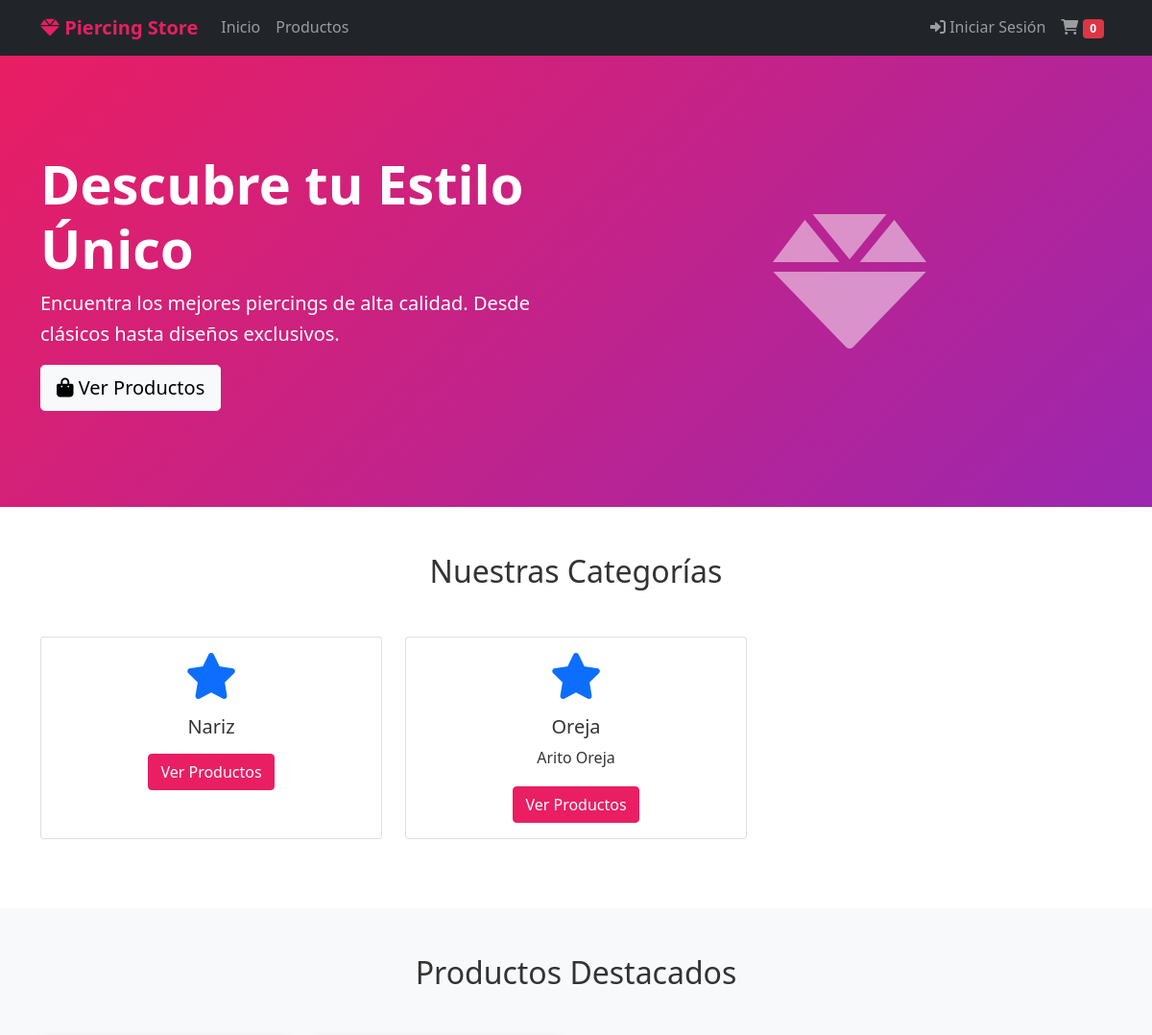
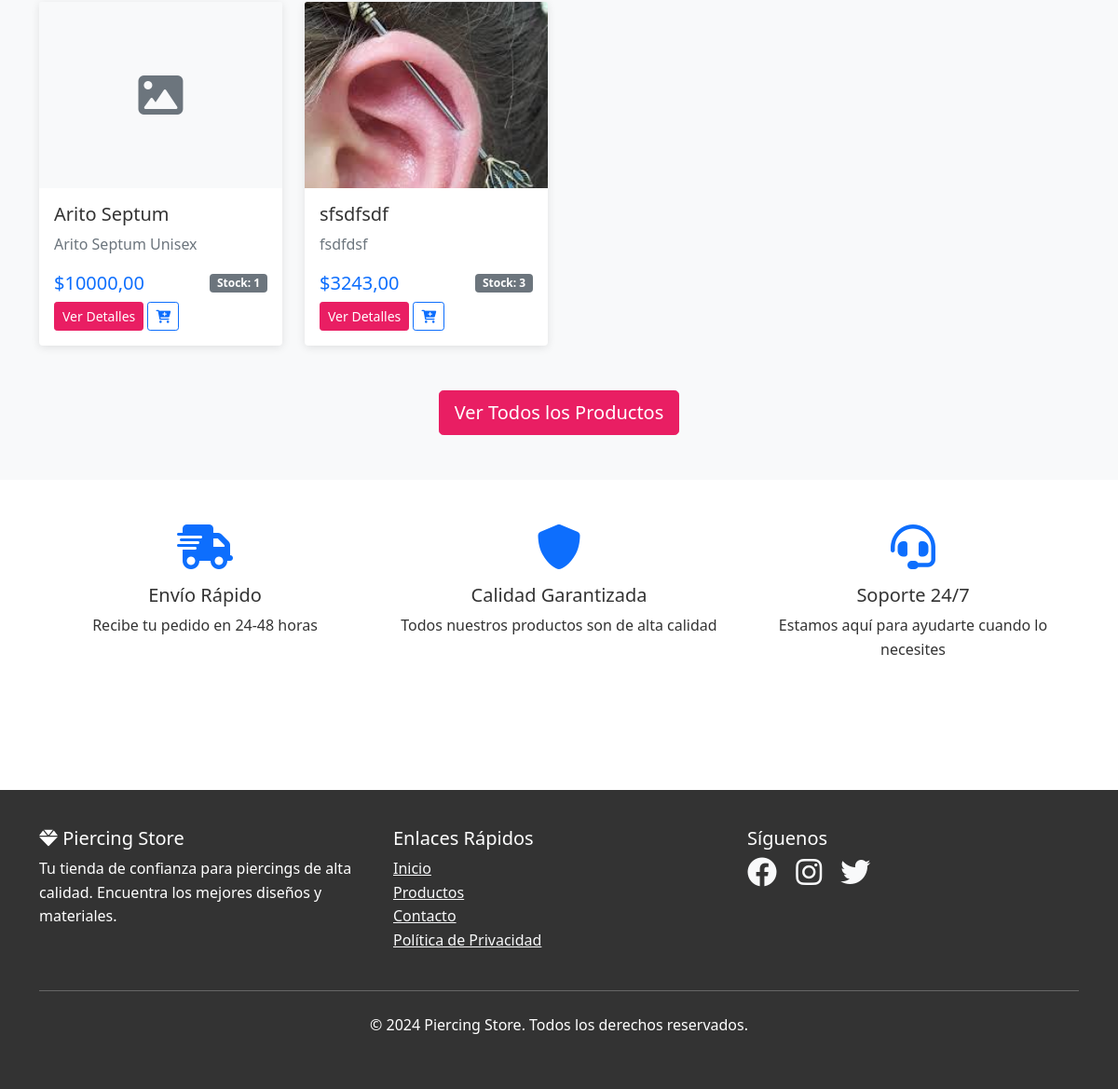
The page / on the database its author committed (2 pictures, top to bottom).
### tienda/models.py (models this page shows, shortened)
class Categoria(models.Model):
    nombre = models.CharField(max_length=100)
    descripcion = models.TextField(blank=True)
    class Meta:
        verbose_name_plural = "Categorías"

class Producto(models.Model):
    nombre = models.CharField(max_length=200)
    descripcion = models.TextField()
    precio = models.DecimalField(max_digits=10, decimal_places=2)
    categoria = models.ForeignKey(Categoria, on_delete=models.CASCADE)
    imagen = models.ImageField(upload_to='productos/', blank=True, null=True)
    stock = models.IntegerField(default=0)
    activo = models.BooleanField(default=True)
    fecha_creacion = models.DateTimeField(auto_now_add=True)
    class Meta:
        verbose_name_plural = "Productos"

### tienda/views.py (the view)
# urls.py: path('', views.inicio, name='inicio'),
def inicio(request):
    productos_destacados = Producto.objects.filter(activo=True)[:8]
    categorias = Categoria.objects.all()
    return render(request, 'tienda/inicio.html', {
        'productos': productos_destacados,
        'categorias': categorias
    })

### tienda/templates/tienda/inicio.html (shortened to what this page needs)
{% extends 'tienda/base.html' %}
{% block content %}
<section class="hero-section">
    <div class="container">
        <div class="row align-items-center">
            <div class="col-lg-6">
                <h1 class="display-4 fw-bold">Descubre tu Estilo Único</h1>
                <p class="lead">Encuentra los mejores piercings de alta calidad. Desde clásicos hasta diseños exclusivos.</p>
                <a href="{% url 'tienda:productos' %}" class="btn btn-light btn-lg">
                    <i class="fas fa-shopping-bag"></i> Ver Productos
                </a>
            </div>
            <div class="col-lg-6">
                <div class="text-center">
                    <i class="fas fa-gem fa-10x opacity-50"></i>
                </div>
            </div>
        </div>
    </div>
</section>
<section class="py-5">
    <div class="container">
        <h2 class="text-center mb-5">Nuestras Categorías</h2>
        <div class="row">
            {% for categoria in categorias %}
                <div class="col-md-4 mb-4">
                    <div class="card h-100 category-card">
                        <div class="card-body text-center">
                            <div class="mb-3">
                                <i class="fas fa-star fa-3x text-primary"></i>
                            </div>
                            <h5 class="card-title">{{ categoria.nombre }}</h5>
                            <p class="card-text">{{ categoria.descripcion }}</p>
                            <a href="{% url 'tienda:productos' %}?categoria={{ categoria.id }}" class="btn btn-primary">
                                Ver Productos
                            </a>
                        </div>
                    </div>
                </div>
            {% empty %}
                <div class="col-12">
                    <div class="alert alert-info text-center">
                        <i class="fas fa-info-circle"></i> No hay categorías disponibles en este momento.
                    </div>
                </div>
            {% endfor %}
        </div>
    </div>
</section>
<section class="py-5 bg-light">
    <div class="container">
        <h2 class="text-center mb-5">Productos Destacados</h2>
        <div class="row">
            {% for producto in productos %}
                <div class="col-lg-3 col-md-6 mb-4">
                    <div class="card product-card h-100">
                        {% if producto.imagen %}
                            <img src="{{ producto.imagen.url }}" class="card-img-top" alt="{{ producto.nombre }}" style="height: 200px; object-fit: cover;">
                        {% else %}
                            <div class="card-img-top bg-light d-flex align-items-center justify-content-center" style="height: 200px;">
                                <i class="fas fa-image fa-3x text-muted"></i>
                            </div>
                        {% endif %}
                        <div class="card-body d-flex flex-column">
                            <h5 class="card-title">{{ producto.nombre }}</h5>
                            <p class="card-text text-muted">{{ producto.descripcion|truncatewords:10 }}</p>
                            <div class="mt-auto">
                                <div class="d-flex justify-content-between align-items-center">
                                    <span class="h5 text-primary mb-0">${{ producto.precio }}</span>
                                    <span class="badge bg-secondary">Stock: {{ producto.stock }}</span>
                                </div>
                                <div class="mt-2">
                                    <a href="{% url 'tienda:detalle' producto.id %}" class="btn btn-primary btn-sm">
                                        Ver Detalles
                                    </a>
                                    <button class="btn btn-outline-primary btn-sm"
                                            onclick="addToCart({{ producto.id }}, '{{ producto.nombre }}', {{ producto.precio }})">
                                        <i class="fas fa-cart-plus"></i>
                                    </button>
                                </div>
                            </div>
                        </div>
                    </div>
                </div>
            {% empty %}
                <div class="col-12">
                    <div class="alert alert-info text-center">
                        <i class="fas fa-info-circle"></i> No hay productos disponibles en este momento.
                    </div>
                </div>
            {% endfor %}
        </div>
        <div class="text-center mt-4">
            <a href="{% url 'tienda:productos' %}" class="btn btn-primary btn-lg">
                Ver Todos los Productos
            </a>
        </div>
    </div>
</section>
<section class="py-5">
    <div class="container">
        <div class="row">
            <div class="col-md-4 text-center mb-4">
                <div class="feature-icon">
                    <i class="fas fa-shipping-fast fa-3x text-primary mb-3"></i>
                </div>
                <h5>Envío Rápido</h5>
                <p>Recibe tu pedido en 24-48 horas</p>
            </div>
            <div class="col-md-4 text-center mb-4">
                <div class="feature-icon">
                    <i class="fas fa-shield-alt fa-3x text-primary mb-3"></i>
                </div>
                <h5>Calidad Garantizada</h5>
                <p>Todos nuestros productos son de alta calidad</p>
            </div>
            <div class="col-md-4 text-center mb-4">
                <div class="feature-icon">
                    <i class="fas fa-headset fa-3x text-primary mb-3"></i>
                </div>
                <h5>Soporte 24/7</h5>
                <p>Estamos aquí para ayudarte cuando lo necesites</p>
            </div>
        </div>
    </div>
</section>
{% endblock %}

### tienda/templates/tienda/base.html (style rules this page uses)
body { font-family: 'Segoe UI', Tahoma, Geneva, Verdana, sans-serif; line-height: 1.6; color: #333; }
.btn-primary { background-color: #e91e63; border-color: #e91e63; }
.product-card { transition: transform 0.3s ease; border: none; box-shadow: 0 2px 10px rgba(0,0,0,0.1); }

### tienda/templates/tienda/inicio.html (style rules this page uses)
.hero-section { background: linear-gradient(135deg, #e91e63, #9c27b0); color: white; padding: 100px 0; }
.category-card { transition: transform 0.3s ease; }
.feature-icon { transition: transform 0.3s ease; }
.product-card { transition: transform 0.3s ease; border: none; box-shadow: 0 2px 10px rgba(0,0,0,0.1); }

### rows shown on the page
Categoria: nombre "Nariz"
Categoria: nombre "Oreja", descripcion "Arito Oreja"
Producto: nombre "Arito Septum", descripcion "Arito Septum Unisex", precio "10000,00", stock "1"
Producto: imagen (picture), nombre "sfsdfsdf", descripcion "fsdfdsf", precio "3243,00", stock "3"
